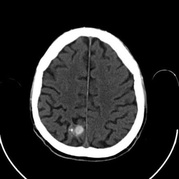
#> input picture images/brain.jpg, 179 x 179 px, shrunk from 447 x 447 before the run
$ python main.py   (older library calls are emulated)
#> lines starting #> are read from the running program, lines starting #| are printed output that depends on the picture; after the words box and inside, x2 and y2 are one past the last pixel; in counts of white or black regions, pixels touching at a corner belong together
import numpy as np
import matplotlib.pyplot as plt
import os

# Ignore opencv warnings
os.environ["OPENCV_LOG_LEVEL"] = "FATAL"
import cv2

current = os.getcwd()
brain_path = current + "/images/brain.jpg"
onion_path = current + "/images/onion.jpg"
ret_path = current + "/images/output/"

"""
Leitura de imagens para o programa
Entrada:

Saída:
    Lista com imagens lidas
"""
def check_paths() -> list:
    path_list = []
    brain_img = cv2.imread(brain_path, 0)
#> brain_img is the input picture: shape (179, 179); min 0, max 255, mean 45.3
    onion_img = cv2.imread(onion_path, 1)
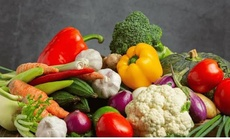
#> input picture images/onion.jpg, 230 x 139 px, shrunk from 576 x 347 before the run
#> onion_img is the input picture: shape (139, 230, 3); mean B, G, R 72.4, 102.7, 133.1
    if brain_img is not None:
        path_list.append(brain_img)
    if onion_img is not None:
        path_list.append(onion_img)
    return path_list

"""
Passagem de filtro low_pass basico do OpenCV, em conjunto ao filtro de mediana
Entrada:
    img → Array com a imagem
    size → tamanho desejado do kernel, com size > 1 e impar
Saída:
    Imagem após filtragem low_pass e median
"""
def low_pass_median(img: np.ndarray, size: int) -> np.ndarray:
    kernel = np.ones((size,size), np.float32)/(size*size)
    result = cv2.filter2D(img, -1, kernel=kernel)
    median_result = cv2.medianBlur(result, size)
    cv2.imwrite(ret_path+'low_median.jpg',result)
    return median_result

"""
Criação de Histogramas para análise da imagem
Entrada:
    img → Array com a imagem
    name → Nome a ser adicionado ao caminho de retorno da string
Saída:
    Na pasta /images/output/hist/ são criadas 3 imagens que representam o histograma da imagem, sendo:
    name+_histNoLimit = Histograma sem limite no eixo Y
    name+_histYx = Histograma com o eixo Y limitado até o valor X, sendo X=1000 e X=10000
"""
def create_hist(img: np.ndarray, name: str) -> None:
    hist_ret = ret_path + "/hist/" + name
    histSize=256
    plt.hist(img.flatten(), bins=histSize, range=(0,histSize))
    plt.savefig(hist_ret + '_histNolimit.png')
    axes = plt.gca()
    axes.set_ylim([0,1000])
    plt.savefig(hist_ret + '_histY1000.png')
    axes.set_ylim([0,10000])
    plt.savefig(hist_ret + '_histY10000.png')

"""
Binarização da imagem de entrada utilizando um threshold global
Entrada:
    img → Array com a imagem
    threshold → Threshold para binarização da imagem
Saída:
    result1 → Imagem resultante da binarização feita com o threshold
    Na pasta /images/output/ é criada 1 imagem com o nome "threshold_bin_thresh.png" que é a mesma que result1
"""
def binarize(img : np.ndarray, threshold: float) -> np.ndarray:
    retval, result1 = cv2.threshold(img, thresh=threshold, maxval=255, type=cv2.THRESH_BINARY)
    cv2.imwrite(ret_path+str(threshold)+"_bin_thresh.png", result1)
    return result1

"""
Execução de operações morfológicas de abertura e fechamento em uma imagem binarizada
Entrada:
    img → Array com a imagem binarizada
    kernelSize → Tamanho do kernel desejado
Saída:
    opencloseImgRound → Resultado das operações de abertura e fechamento da imagem utilizando um kernel em elipse
    A mesma imagem resultante é salva em /images/output/ com o nome "kernelSize_open_closeRound.png"
"""
def morphOp(img: np.ndarray, kernelSize: int) -> np.ndarray:
    roundKernel = cv2.getStructuringElement(cv2.MORPH_ELLIPSE, (kernelSize,kernelSize))
    openImgRound = cv2.morphologyEx(img, cv2.MORPH_OPEN, roundKernel)
    opencloseImgRound = cv2.morphologyEx(openImgRound, cv2.MORPH_CLOSE, roundKernel)
    cv2.imwrite(ret_path+str(kernelSize)+'_open_closeRound.png', opencloseImgRound)
    return opencloseImgRound

"""
Faz a união dos componentes conexos resultantes das operações morfológicas com a imagem original
Entrada:
    orig → Imagem original monocromática sem quaisquer operação
    bin → Imagem binária resultante das operações morfológicas
Saída:
    Na pasta /images/output/ é salva uma imagem com o nome "original_enhanced.png", resultante da execução
    do algoritmo de componentes conexos e um OR bit a bit com a imagem original.
"""
def getConnected(orig: np.ndarray, bin: np.ndarray) -> None:
    result = np.zeros(bin.shape, dtype="uint8")
    compStats = cv2.connectedComponentsWithStats(bin,8,cv2.CV_32S)
    (labels, label_id, values, centroid) = compStats
    for i in range(1,labels):
        area = values[i, cv2.CC_STAT_AREA]
        if area > 100:
            mask = (label_id == i).astype("uint8")*255
            result = cv2.bitwise_or(orig, mask)

    cv2.imwrite(ret_path+"original_enhanced.png", result)

"""
Executa o algoritmo k-means em uma imagem colorida
A principal variação entre as duas execuções da função kmeans nesta função é o valor dos centroides utilizados na
primeira execução, com:
    pp_centers →  calcula os valores prováveis dos centroides para a imagem
    random_centers → calcula valores para centroides aleatórios para a imagem
Dessa forma, os valores calculados por pp_centers são facilmente repetíveis utilizando a mesma imagem, enquanto random_centers é aleatório
Entrada:
    img → Array da imagem
Saída:
    Nas pastas /images/output/kmeans/pp_center e /images/output/kmeans/random_center são salvas as imagens
    e os centroides calculados pela função kmeans, variando o K de 2 até 32
    As imagens são salvas com o nome "i_means.png" e o arquivo txt com os centroides é nomeado "i_centers.txt"
"""
def findKmeans(img: np.ndarray) -> None:
    reshaped_img = img.reshape((-1,3))
    reshaped_img = np.float32(reshaped_img)
    stop = (cv2.TERM_CRITERIA_EPS+cv2.TERM_CRITERIA_MAX_ITER, 30, 1)
    for i in range(2,33):
        ret, label, centers = cv2.kmeans(
            reshaped_img, i, None, stop, 2, cv2.KMEANS_PP_CENTERS
        )
        np.savetxt(ret_path+"/kmeans/pp_center/"+str(i)+"_centers.txt", centers)
        centers = np.uint8(centers)
        result = centers[label.flatten()]
        result = result.reshape((img.shape))
        cv2.imwrite(ret_path+"/kmeans/pp_center/"+str(i)+"_means.png",result)

        ret, label, centers = cv2.kmeans(
            reshaped_img, i, None, stop, 2, cv2.KMEANS_RANDOM_CENTERS
        )
        np.savetxt(ret_path+"/kmeans/random_center/"+str(i)+"_centers.txt", centers)
        centers = np.uint8(centers)
        result = centers[label.flatten()]
        result = result.reshape((img.shape))
        cv2.imwrite(ret_path+"/kmeans/random_center/"+str(i)+"_means.png",result)


img_list = check_paths()
#> img_list = 2 items
filter = low_pass_median(img_list[0],3)
create_hist(filter, "brain")
#> in create_hist, `plt.savefig(hist_ret + '_histY10000.png')`:
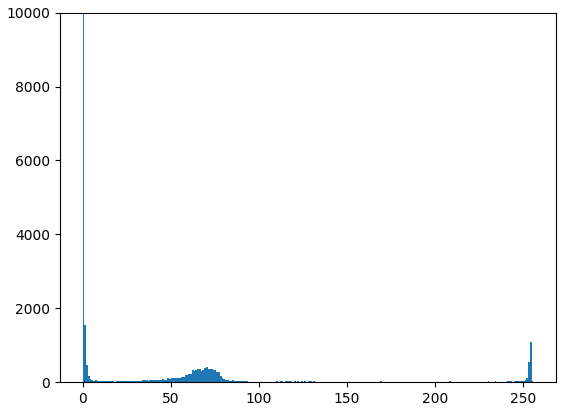
#> figure drawn by matplotlib, 1 panel; tallest bar 15788 high, from x = 0 to 1
bin_img = binarize(filter,120)
#> in binarize, `retval, result1 = cv2.threshold(img, thresh=threshold, maxval=255, typ..`:
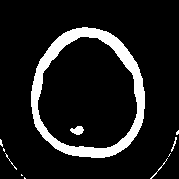
#> result1: shape (179, 179); 11.2% white; 11 white regions (6 under 20 px), largest, box (x1, y1, x2, y2) and area: (31, 27, 145, 158) 3392, (70, 126, 84, 135) 85, (150, 158, 168, 179) 31, (171, 137, 177, 152) 27, (5, 153, 17, 170) 22
#> in binarize, `retval, result1 = cv2.threshold(img, thresh=threshold, maxval=255, typ..`: retval = 120
morph = morphOp(bin_img,7)
#> in morphOp, `openImgRound = cv2.morphologyEx(img, cv2.MORPH_OPEN, roundKernel)`: openImgRound: shape (179, 179); 10.8% white; 2 white regions, box (x1, y1, x2, y2) and area: (31, 27, 145, 158) 3385, (73, 126, 83, 135) 67
#> in morphOp, `opencloseImgRound = cv2.morphologyEx(openImgRound, cv2.MORPH_CLOSE, ro..`: opencloseImgRound: shape (179, 179); 10.8% white; 2 white regions, box (x1, y1, x2, y2) and area: (31, 27, 145, 158) 3393, (73, 126, 83, 135) 67
getConnected(img_list[0], morph)
#> in getConnected, `(labels, label_id, values, centroid) = compStats`:
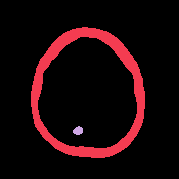
#> label_id: shape (179, 179) int32; 3 distinct labels, from 0 to 2; one colour per label, 0 black
#> in getConnected, `(labels, label_id, values, centroid) = compStats`: labels = 3; values = [[0, 0, 179, 179, 28581], [31, 27, 114, 131, 3393], [73, 126, 10, 9, 67]]; centroid = [[89.05, 88.65], [88.79, 91.17], [77.81, 130.3]]
#> the loop in getConnected, `for i in range(1,labels):` made 2 passes
#> area on passes 1 to 2: 3393, 67
#> pass 1, in getConnected, `mask = (label_id == i).astype("uint8")*255`:
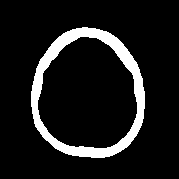
#> mask: shape (179, 179); 10.6% white; 1 white region, box (x1, y1, x2, y2) and area: (31, 27, 145, 158) 3393
findKmeans(img_list[1])
#> the loop in findKmeans, `for i in range(2,33):` made 31 passes
#> centers on passes 1 to 2: [[116, 177, 207], [54, 72, 103]], [[61, 77, 85], [151, 191, 207], [31, 93, 198]]
#> pass 1, in findKmeans, `result = result.reshape((img.shape))`:
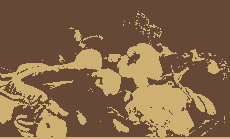
#> result: shape (139, 230, 3); mean B, G, R 71.7, 102.2, 132.5
#> pass 2, in findKmeans, `result = result.reshape((img.shape))`:
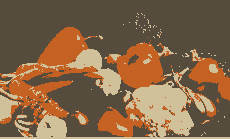
#> result: shape (139, 230, 3); mean B, G, R 71.9, 101.9, 132.7

"""
    Kmeans -> PP_Centers -> 20 means, sendo possivel argumentar separacao a partir de 16
    Kmeans -> Random_Centers -> 18 means, sendo possivel argumentar separacao a partir de 14

"""
